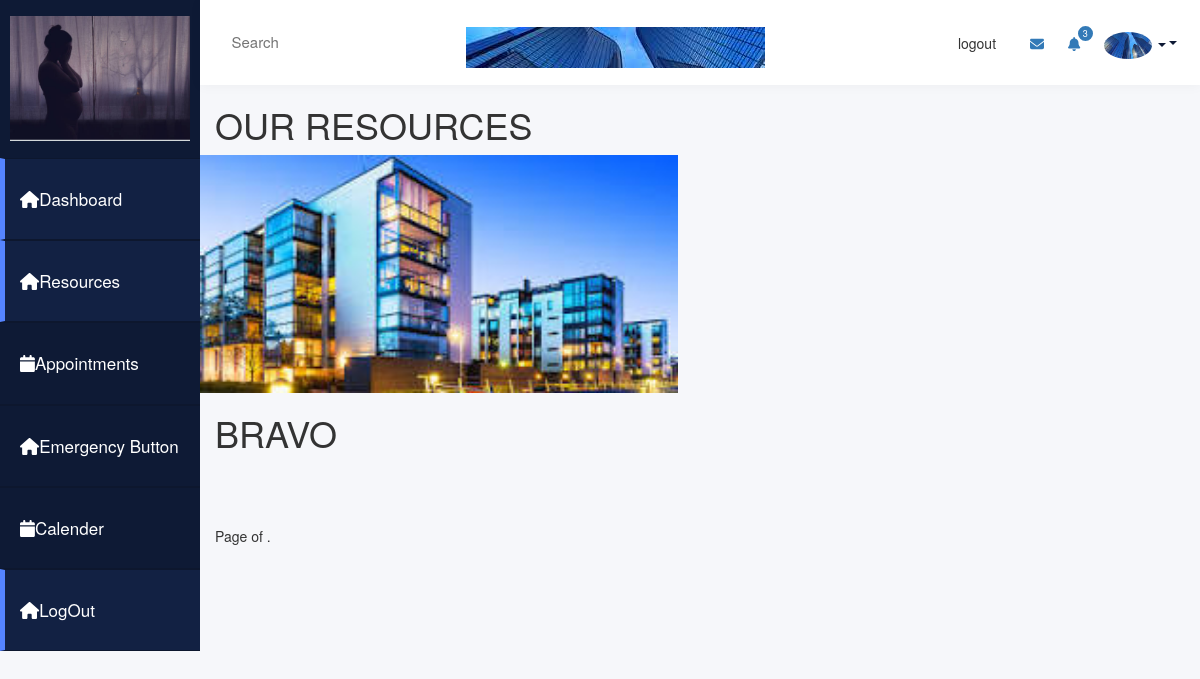
The page /resource_cards (signed in) on the database as committed earlier.
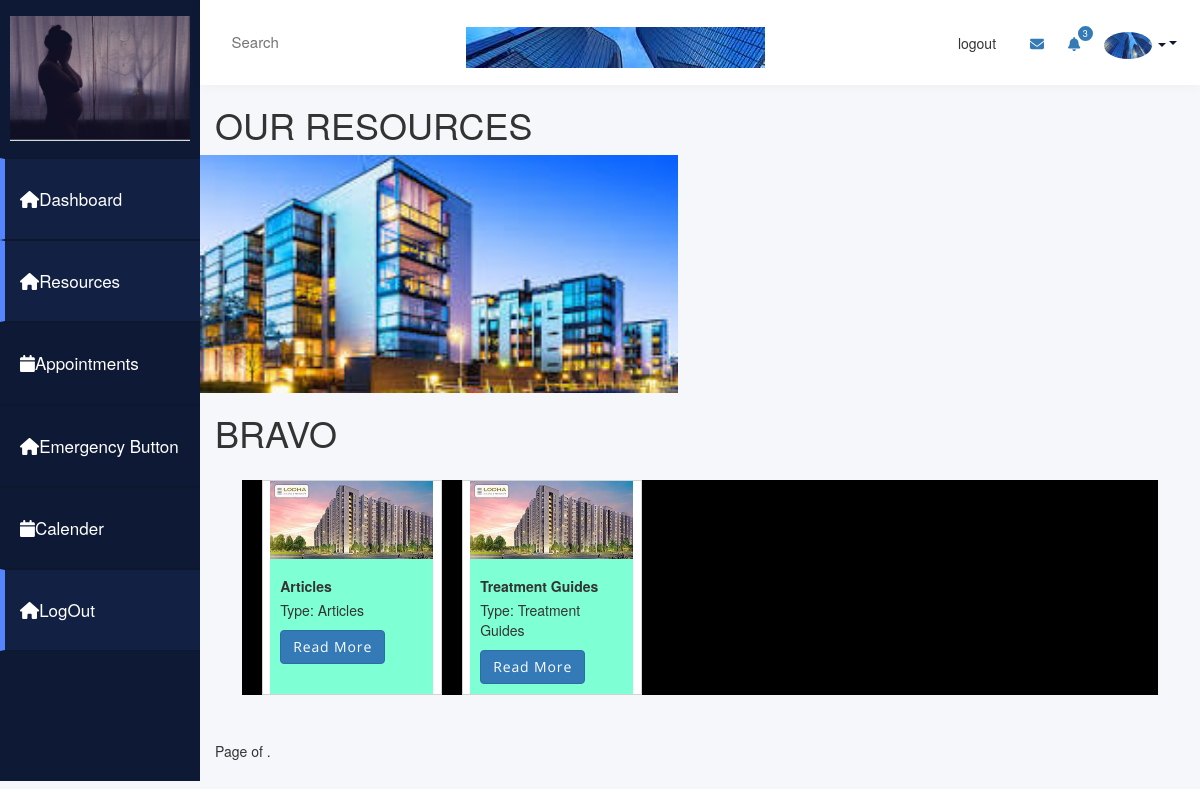
The same page on the database as committed later.
### semaapp/models.py (models this page shows)
class Resources(models.Model):
    ResourceID = models.IntegerField(primary_key=True)
    DOCUMENT_TYPES = (
        ('Mental-health videos', 'Mental-health videos'),
        ('Articles', 'Articles'),
        ('Treatment Guides', 'Treatment Guides'),
        ('Resource Directories', 'Resource Directories'),
        ('User_guides', 'User_guides'),
    )
    ResourceType = models.CharField(max_length=20, choices=DOCUMENT_TYPES)
    UploadDate = models.DateTimeField()
    File=models.ImageField(upload_to='landlord_profile_pic', blank=True,null=True)

### semaapp/views.py (the view)
# urls.py: path('resource_cards', views.resource_cards, name='resource_cards'),
@login_required(login_url='logins')
def resource_cards(request):
    source = Resources.objects.all()  # Fetch properties from your database
    paginator = Paginator(source, 4)
    page = request.GET.get('page')
    try:
        info=paginator.page(page)
    except PageNotAnInteger:
        info=paginator.page(1)
    except EmptyPage:
        info=paginator.page(paginator.num_pages)
    return render(request, 'cards.html', {'source':source, 'page':page})

### semaapp/Templates/cards.html (shortened to what this page needs)
{% extends 'base.html' %}
{% block content %}
{% load static %}
<body>
    <h1>OUR RESOURCES</h1>
    <div class="admin-panel">
        <div class="row">
            <div class="row">
                <img src="{% static 'assets/img/re.jpeg' %}" style="width:50%; height:100%" alt="Real Estate 4">
            </div>
        </div>
        <strong><h1>BRAVO </h1></strong>
        <div class="row" style="gap: 20px; margin: 20pt; background-color: black;">
            {% for property in source %}
            <div class="card" style="width: 18rem;">
                <img src="{% static 'assets/img/real.jpeg' %}" class="card-img-top" alt="...">
                <div class="card-body" style="background-color: aquamarine; text-decoration-color: blue;">
                    <h5 class="card-title"><strong>{{ property.ResourceType }}</strong></h5>
                    <p>Type: {{ property.ResourceType }}</p>
                    <a href="{% url 'resource_detail' ResourceID=property.pk %}" class="btn btn-primary">Read More</a>
                </div>
            </div>
            {% endfor %}
        </div>
    </div>
</body>
{% include 'pagination.html' with page=info %}
</html>
{% endblock %}

### semaapp/Templates/base.html (shortened to what this page needs)
{% load static %}
<!DOCTYPE html>
<html lang="en">
<head>
    <link href="{% static 'css/styles.css' %}" rel="stylesheet" />
    <link href="//maxcdn.bootstrapcdn.com/bootstrap/3.3.0/css/bootstrap.min.css" rel="stylesheet" id="bootstrap-css">
    <link href="https://maxcdn.bootstrapcdn.com/font-awesome/4.6.3/css/font-awesome.min.css" rel="stylesheet">
</head>
<body class="home">
    <div class="container-fluid display-table">
        <div class="row display-table-row">
            <div class="col-md-2 col-sm-1 hidden-xs display-table-cell v-align box" id="navigation">
                <div class="logo">
                    <a hef="{% url 'home' %}"><img src="static/assets/img/doc4.png" alt="merkery_logo" class="hidden-xs hidden-sm">
                    </a>
                </div>
                <div class="navi">
                    <ul>
                        <li class="active"><a href="{% url 'dashboard' %}"><i class="fa fa-home" aria-hidden="true"></i><span class="hidden-xs hidden-sm">Dashboard</span></a></li>
                        <li class="active"><a href="{% url 'resource_cards' %}"><i class="fa fa-home" aria-hidden="true"></i><span class="hidden-xs hidden-sm">Resources</span></a></li>
                        <li><a href="{% url 'create_appointment' %}"><i class="fa fa-calendar" aria-hidden="true"></i><span class="hidden-xs hidden-sm">Appointments</span></a></li>
                        <li><a href="{% url 'resource_locator' %}"><i class="fa fa-home" aria-hidden="true"></i><span class="hidden-xs hidden-sm">Emergency Button</span></a></li>
                        <li><a href="#"><i class="fa fa-calendar" aria-hidden="true"></i><span class="hidden-xs hidden-sm">Calender</span></a></li>
                        <li class="active"><a href="{% url 'logout' %}"><i class="fa fa-home" aria-hidden="true"></i><span class="hidden-xs hidden-sm">LogOut</span></a></li>
                    </ul>
                </div>
            </div>
            <div class="col-md-10 col-sm-11 display-table-cell v-align">
                <div class="row">
                    <header>
                        <div class="col-md-7">
                            <div class="search hidden-xs hidden-sm">
                                <input type="text" placeholder="Search" id="search">
                            </div>
                        </div>
                        <div class="col-md-5">
                            <div class="header-rightside">
                                <ul class="list-inline header-top pull-right">
                                    <li class="nav-item"><a class="nav-link px-lg-3 py-3 py-lg-4" href="{% url 'logout' %}">logout</a></li>
                                    <li><a href="#"><i class="fa fa-envelope" aria-hidden="true"></i></a></li>
                                    <li>
                                        <a href="#" class="icon-info">
                                            <i class="fa fa-bell" aria-hidden="true"></i>
                                            <span class="label label-primary">3</span>
                                        </a>
                                    </li>
                                    <li class="dropdown">
                                        <a href="#" class="dropdown-toggle" data-toggle="dropdown"><img src="static/assets/img/gor.jpeg" alt="user">
                                            <b class="caret"></b></a>
                                    </li>
                                </ul>
                            </div>
                        </div>
                    </header>
                </div>
                <main id="main" class="main">
                    {% block content %}
                    {% endblock %}
</body>
</html>

### semaapp/Templates/pagination.html (shortened to what this page needs)
<div class="pagination">
    <span class="step-links">
        <span class="">
            Page {{ page.number }} of {{ page.paginator.num_pages }}.
        </span>
    </span>
</div>

### semaapp/Templates/base.html (style rules this page uses)
a:focus,a:hover,a { outline:none; text-decoration: none; }
li,ul { list-style: none; padding: 0; margin: 0; }
.home { background: #f6f7fa; }
#navigation { background: #0e1a35; }
#navigation { padding: 0; }
.display-table { display: table; padding: 0; height: 100%; width: 100%; }
.display-table-row { display: table-row; height: 100%; }
.display-table-cell { display: table-cell; float: none; height: 100%; }
.v-align { vertical-align: top; }
.logo img { max-width: 180px; padding: 16px 0 17px; width: 100%; }
.header-top { margin: 0; padding-top: 2px; }
.header-top img { border-radius: 50%; max-width: 48px !important; width: 100%; }
.icon-info { position: relative; }
.label.label-primary { border-radius: 50%; font-size: 9px; left: 8px; position: absolute; top: -9px; }
.icon-info .label { border: 2px solid #ffffff; font-weight: 500; padding: 3px 5px; text-align: center; }
.header-top li { display: inline-block; text-align: center; }
.header-top .dropdown-toggle { color: #0e1a35; }
#navigation { -webkit-transition: all 0.5s ease; -moz-transition: all 0.5s ease; -o-transition: all 0.5s ease; transition: all 0.5s ease; }
.search input { border: none; font-size: 15px; padding: 15px 9px; width: 100%; background: rgba(0, 0, 0, 0) url("myApp/static/assets/img/gor.jpeg") no-repeat scroll 99% 12px; color: #8492af; }
header { background: #ffffff none repeat scroll 0 0; box-shadow: 0 1px 12px rgba(0, 0, 0, 0.04); display: inline-block !important; line-height: 23px; padding: 15px; transition: all 0.5s ease 0s; width: 100%; -webkit-transition: all 0.5s ease; -moz-transition: all 0.5s ease; -o-transition: all 0.5s ease; transition: all 0.5s ease; }
.logo { text-align: center; }
.navi a { border-bottom: 1px solid #0d172e; border-top: 1px solid #0d172e; color: #ffffff; display: block; font-size: 17px; font-weight: 500; padding: 28px 20px; text-decoration: none; }
.navi .active a { background: #122143; border-left: 5px solid #5584ff; padding-left: 15px; }
.hidden-xs { -webkit-transition: all 0.5s ease; -moz-transition: all 0.5s ease; -o-transition: all 0.5s ease; transition: all 0.5s ease; }
@media only screen and (max-device-width: 992px) { header .header-top li { padding-left: 20px !important; padding-right: 0; } }

Rows that differ between the two databases and show on the page:
added Resources: ResourceType "Articles"
added Resources: ResourceType "Treatment Guides"
